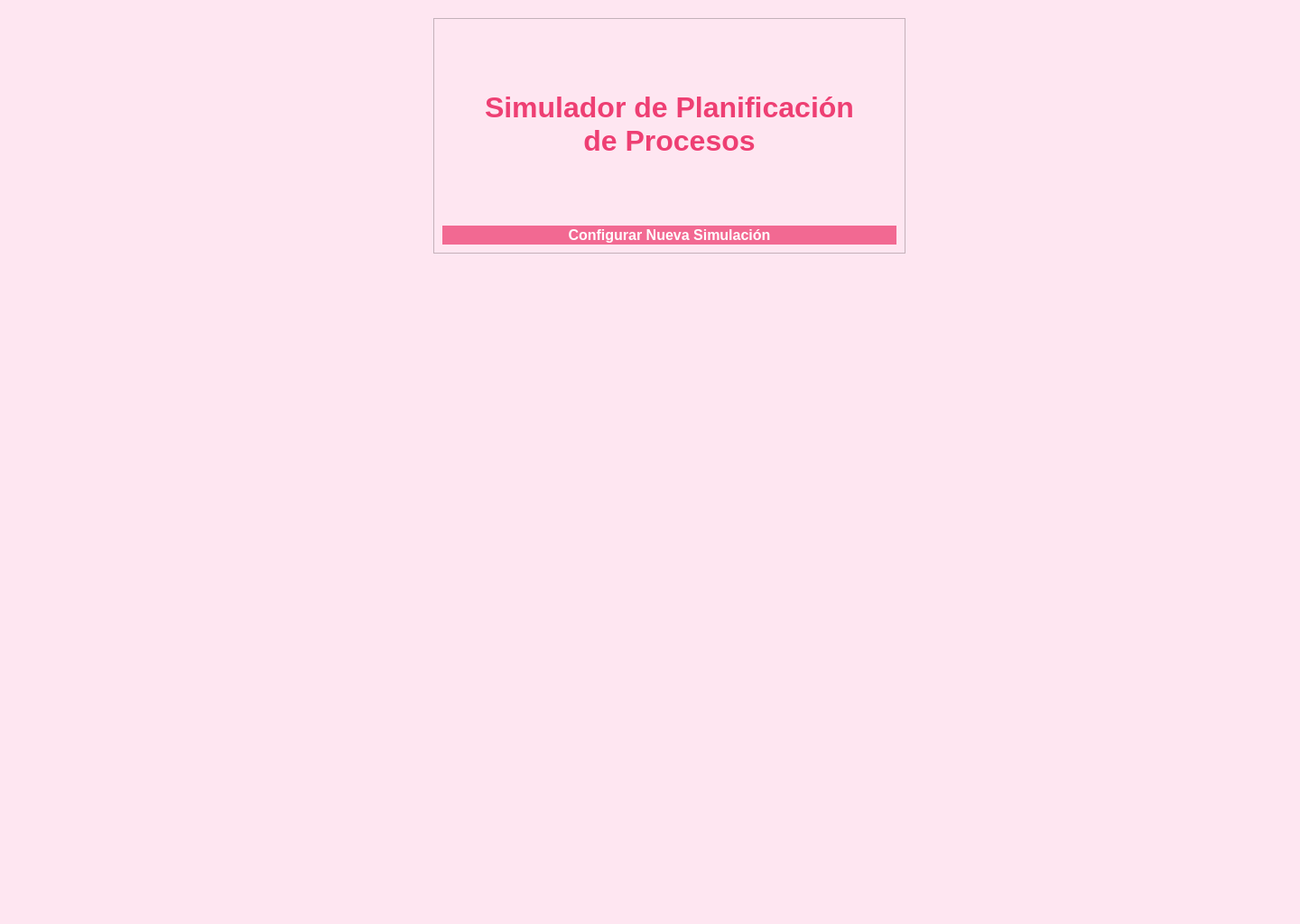
<?xml version="1.0" encoding="UTF-8"?>
<ui version="4.0">
 <class>MainWindow</class>
 <widget class="QMainWindow" name="MainWindow">
  <property name="geometry">
   <rect>
    <x>0</x>
    <y>0</y>
    <width>1440</width>
    <height>1024</height>
   </rect>
  </property>
  <property name="windowTitle">
   <string>MainWindow</string>
  </property>
  <property name="styleSheet">
   <string notr="true">background-color: rgb(254, 230, 241);</string>
  </property>
  <widget class="QWidget" name="centralwidget">
   <widget class="QScrollArea" name="scrollArea">
    <property name="geometry">
     <rect>
      <x>480</x>
      <y>20</y>
      <width>523</width>
      <height>261</height>
     </rect>
    </property>
    <property name="widgetResizable">
     <bool>true</bool>
    </property>
    <widget class="QWidget" name="scrollAreaWidgetContents">
     <property name="geometry">
      <rect>
       <x>0</x>
       <y>0</y>
       <width>521</width>
       <height>259</height>
      </rect>
     </property>
     <layout class="QVBoxLayout" name="verticalLayout">
      <item>
       <widget class="QLabel" name="lb_name">
        <property name="font">
         <font>
          <pointsize>24</pointsize>
          <bold>true</bold>
          <kerning>true</kerning>
         </font>
        </property>
        <property name="styleSheet">
         <string notr="true">color: rgb(238, 63, 115);</string>
        </property>
        <property name="text">
         <string>Simulador de Planificación
de Procesos</string>
        </property>
        <property name="alignment">
         <set>Qt::AlignmentFlag::AlignCenter</set>
        </property>
       </widget>
      </item>
      <item>
       <widget class="QPushButton" name="btn_configurar_nueva">
        <property name="font">
         <font>
          <pointsize>12</pointsize>
          <bold>true</bold>
         </font>
        </property>
        <property name="styleSheet">
         <string notr="true">border: 1px solid transparent;
background-color: rgb(242, 105, 146);
color: rgb(255, 255, 255);</string>
        </property>
        <property name="text">
         <string>Configurar Nueva Simulación</string>
        </property>
       </widget>
      </item>
     </layout>
    </widget>
   </widget>
  </widget>
  <widget class="QMenuBar" name="menubar">
   <property name="geometry">
    <rect>
     <x>0</x>
     <y>0</y>
     <width>1440</width>
     <height>26</height>
    </rect>
   </property>
  </widget>
  <widget class="QStatusBar" name="statusbar"/>
 </widget>
 <resources/>
 <connections/>
</ui>
